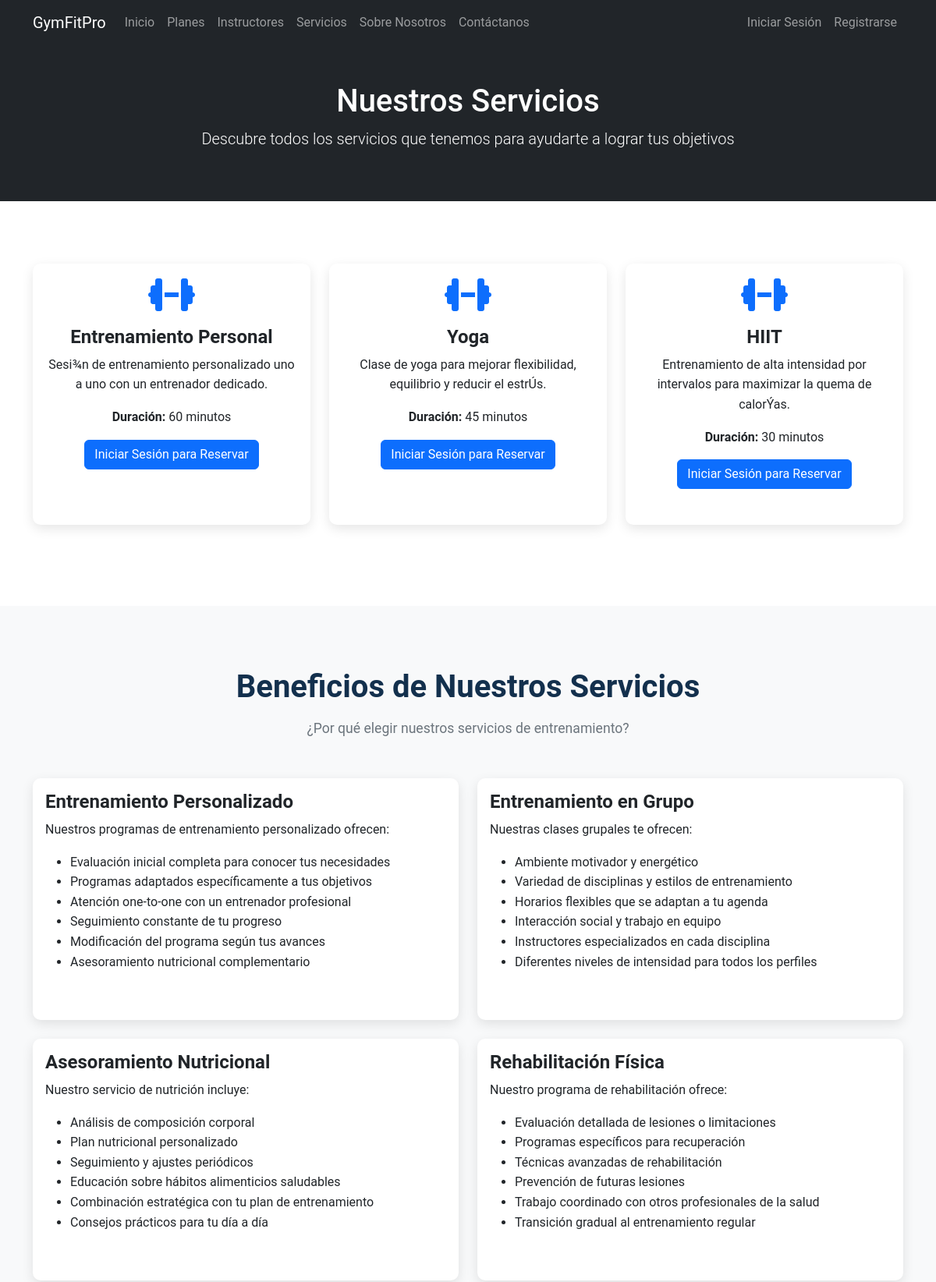
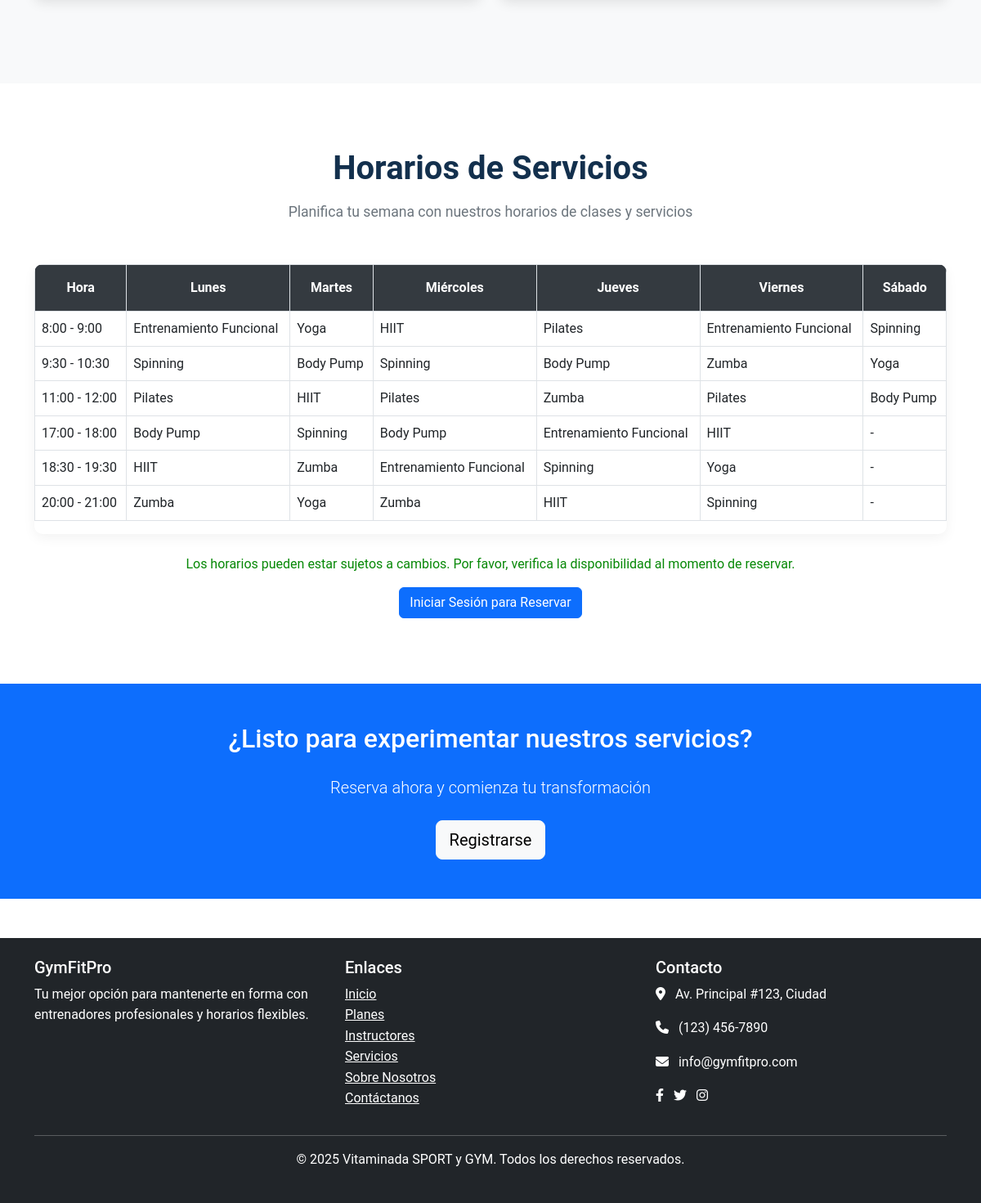
Page /servicios.php on the committed database (2 pictures, top to bottom).
### tables this page shows
CREATE TABLE `servicios` (
  `id` int(11) NOT NULL,
  `nombre` varchar(100) NOT NULL,
  `descripcion` text DEFAULT NULL,
  `duracion_minutos` int(11) NOT NULL,
  `estado` tinyint(1) DEFAULT 1
);

### servicios.php (the view, shortened to what this page needs)
<?php include 'includes/header.php'; ?>
<section class="bg-dark text-white py-5">
    <div class="container text-center">
        <h1>Nuestros Servicios</h1>
        <p class="lead">Descubre todos los servicios que tenemos para ayudarte a lograr tus objetivos</p>
    </div>
</section>
<section class="section-padding">
    <div class="container">
        <div class="row">
            <?php
            $conn = connectDB();
            $query = "SELECT * FROM servicios WHERE estado = 1";
            $result = $conn->query($query);
            if ($result->num_rows > 0) {
                while ($servicio = $result->fetch_assoc()) {
            ?>
                <div class="col-md-4 mb-4">
                    <div class="card h-100">
                        <div class="card-body text-center">
                            <i class="fas fa-dumbbell fa-3x mb-3 text-primary"></i>
                            <h4 class="card-title"><?php echo $servicio['nombre']; ?></h4>
                            <p class="card-text"><?php echo $servicio['descripcion']; ?></p>
                            <p><strong>Duración:</strong> <?php echo $servicio['duracion_minutos']; ?> minutos</p>
                            <?php if(isset($_SESSION['user_id'])): ?>
                                <a href="cliente/reservar_servicio.php?id=<?php echo $servicio['id']; ?>" class="btn btn-primary">Reservar Ahora</a>
                            <?php else: ?>
                                <a href="auth/login.php" class="btn btn-primary">Iniciar Sesión para Reservar</a>
                            <?php endif; ?>
                        </div>
                    </div>
                </div>
            <?php
                }
            } else {
            ?>
                <div class="col-12 text-center">
                    <p>No hay servicios disponibles en este momento.</p>
                </div>
            <?php
            }
            ?>
        </div>
    </div>
</section>
<section class="section-padding bg-light">
    <div class="container">
        <div class="section-title">
            <h2>Beneficios de Nuestros Servicios</h2>
            <p>¿Por qué elegir nuestros servicios de entrenamiento?</p>
        </div>
        <div class="row">
            <div class="col-md-6 mb-4">
                <div class="card h-100">
                    <div class="card-body">
                        <h4 class="card-title">Entrenamiento Personalizado</h4>
                        <p class="card-text">Nuestros programas de entrenamiento personalizado ofrecen:</p>
                        <ul>
                            <li>Evaluación inicial completa para conocer tus necesidades</li>
                            <li>Programas adaptados específicamente a tus objetivos</li>
                            <li>Atención one-to-one con un entrenador profesional</li>
                            <li>Seguimiento constante de tu progreso</li>
                            <li>Modificación del programa según tus avances</li>
                            <li>Asesoramiento nutricional complementario</li>
                        </ul>
                    </div>
                </div>
            </div>
            <div class="col-md-6 mb-4">
                <div class="card h-100">
                    <div class="card-body">
                        <h4 class="card-title">Entrenamiento en Grupo</h4>
                        <p class="card-text">Nuestras clases grupales te ofrecen:</p>
                        <ul>
                            <li>Ambiente motivador y energético</li>
                            <li>Variedad de disciplinas y estilos de entrenamiento</li>
                            <li>Horarios flexibles que se adaptan a tu agenda</li>
                            <li>Interacción social y trabajo en equipo</li>
                            <li>Instructores especializados en cada disciplina</li>
                            <li>Diferentes niveles de intensidad para todos los perfiles</li>
                        </ul>
                    </div>
                </div>
            </div>
            <div class="col-md-6 mb-4">
                <div class="card h-100">
                    <div class="card-body">
                        <h4 class="card-title">Asesoramiento Nutricional</h4>
                        <p class="card-text">Nuestro servicio de nutrición incluye:</p>
                        <ul>
                            <li>Análisis de composición corporal</li>
                            <li>Plan nutricional personalizado</li>
                            <li>Seguimiento y ajustes periódicos</li>
                            <li>Educación sobre hábitos alimenticios saludables</li>
                            <li>Combinación estratégica con tu plan de entrenamiento</li>
                            <li>Consejos prácticos para tu día a día</li>
                        </ul>
                    </div>
                </div>
            </div>
            <div class="col-md-6 mb-4">
                <div class="card h-100">
                    <div class="card-body">
                        <h4 class="card-title">Rehabilitación Física</h4>
                        <p class="card-text">Nuestro programa de rehabilitación ofrece:</p>
                        <ul>
                            <li>Evaluación detallada de lesiones o limitaciones</li>
                            <li>Programas específicos para recuperación</li>
                            <li>Técnicas avanzadas de rehabilitación</li>
                            <li>Prevención de futuras lesiones</li>
                            <li>Trabajo coordinado con otros profesionales de la salud</li>
                            <li>Transición gradual al entrenamiento regular</li>
                        </ul>
                    </div>
                </div>
            </div>
        </div>
    </div>
</section>
<section class="section-padding">
    <div class="container">
        <div class="section-title">
            <h2>Horarios de Servicios</h2>
            <p>Planifica tu semana con nuestros horarios de clases y servicios</p>
        </div>
        <div class="schedule-table">
            <table class="table table-bordered">
                <thead>
                    <tr>
                        <th>Hora</th>
                        <th>Lunes</th>
                        <th>Martes</th>
                        <th>Miércoles</th>
                        <th>Jueves</th>
                        <th>Viernes</th>
                        <th>Sábado</th>
                    </tr>
                </thead>
                <tbody>
                    <tr>
                        <td>8:00 - 9:00</td>
                        <td>Entrenamiento Funcional</td>
                        <td>Yoga</td>
                        <td>HIIT</td>
                        <td>Pilates</td>
                        <td>Entrenamiento Funcional</td>
                        <td>Spinning</td>
                    </tr>
                    <tr>
                        <td>9:30 - 10:30</td>
                        <td>Spinning</td>
                        <td>Body Pump</td>
                        <td>Spinning</td>
                        <td>Body Pump</td>
                        <td>Zumba</td>
                        <td>Yoga</td>
                    </tr>
                    <tr>
                        <td>11:00 - 12:00</td>
                        <td>Pilates</td>
                        <td>HIIT</td>
                        <td>Pilates</td>
                        <td>Zumba</td>
                        <td>Pilates</td>
                        <td>Body Pump</td>
                    </tr>
                    <tr>
                        <td>17:00 - 18:00</td>
                        <td>Body Pump</td>
                        <td>Spinning</td>
                        <td>Body Pump</td>
                        <td>Entrenamiento Funcional</td>
                        <td>HIIT</td>
                        <td>-</td>
                    </tr>
                    <tr>
                        <td>18:30 - 19:30</td>
                        <td>HIIT</td>
                        <td>Zumba</td>
                        <td>Entrenamiento Funcional</td>
                        <td>Spinning</td>
                        <td>Yoga</td>
                        <td>-</td>
                    </tr>
                    <tr>
                        <td>20:00 - 21:00</td>
                        <td>Zumba</td>
                        <td>Yoga</td>
                        <td>Zumba</td>
                        <td>HIIT</td>
                        <td>Spinning</td>
                        <td>-</td>
                    </tr>
                </tbody>
            </table>
        </div>
        <div class="text-center mt-4">
            <p>Los horarios pueden estar sujetos a cambios. Por favor, verifica la disponibilidad al momento de reservar.</p>
            <?php if(isset($_SESSION['user_id'])): ?>
                <a href="cliente/reservas.php" class="btn btn-primary">Reservar un Servicio</a>
            <?php else: ?>
                <a href="auth/login.php" class="btn btn-primary">Iniciar Sesión para Reservar</a>
            <?php endif; ?>
        </div>
    </div>
</section>
<section class="bg-primary text-white py-5">
    <div class="container text-center">
        <h2 class="mb-4">¿Listo para experimentar nuestros servicios?</h2>
        <p class="lead mb-4">Reserva ahora y comienza tu transformación</p>
        <?php if(isset($_SESSION['user_id'])): ?>
            <a href="cliente/reservas.php" class="btn btn-light btn-lg">Reservar Ahora</a>
        <?php else: ?>
            <a href="auth/register.php" class="btn btn-light btn-lg">Registrarse</a>
        <?php endif; ?>
    </div>
</section>
<?php include 'includes/footer.php'; ?>

### includes/header.php (shortened to what this page needs)
<!DOCTYPE html>
<html lang="es">
<head>
    <link href="https://cdn.jsdelivr.net/npm/bootstrap@5.3.0/dist/css/bootstrap.min.css" rel="stylesheet">
    <link rel="stylesheet" href="https://cdnjs.cloudflare.com/ajax/libs/font-awesome/6.4.0/css/all.min.css">
    <link rel="stylesheet" href="/gimnasio/assets/css/style.css">
</head>
<body>
    <nav class="navbar navbar-expand-lg navbar-dark bg-dark">
        <div class="container">
            <a class="navbar-brand" href="/gimnasio/index.php">GymFitPro</a>
            <div class="collapse navbar-collapse" id="navbarNav">
                <ul class="navbar-nav me-auto">
                    <li class="nav-item">
                        <a class="nav-link" href="/gimnasio/index.php">Inicio</a>
                    </li>
                    <li class="nav-item">
                        <a class="nav-link" href="/gimnasio/planes.php">Planes</a>
                    </li>
                    <li class="nav-item">
                        <a class="nav-link" href="/gimnasio/instructores.php">Instructores</a>
                    </li>
                    <li class="nav-item">
                        <a class="nav-link" href="/gimnasio/servicios.php">Servicios</a>
                    </li>
                    <li class="nav-item">
                        <a class="nav-link" href="/gimnasio/sobre-nosotros.php">Sobre Nosotros</a>
                    </li>
                    <li class="nav-item">
                        <a class="nav-link" href="/gimnasio/contacto.php">Contáctanos</a>
                    </li>
                </ul>
                <ul class="navbar-nav">
                    <?php if(isset($_SESSION['user_id'])): ?>
                        <li class="nav-item dropdown">
                            <a class="nav-link dropdown-toggle" href="#" id="navbarDropdown" role="button" data-bs-toggle="dropdown" aria-expanded="false">
                                <i class="fas fa-user-circle me-1"></i><?php echo $_SESSION['user_name']; ?>
                            </a>
                            <ul class="dropdown-menu dropdown-menu-end" aria-labelledby="navbarDropdown">
                                <?php if($_SESSION['user_role'] == 1): ?>
                                    <li><a class="dropdown-item" href="/gimnasio/admin/dashboard.php">Panel de Administración</a></li>
                                <?php elseif($_SESSION['user_role'] == 2): ?>
                                    <li><a class="dropdown-item" href="/gimnasio/entrenador/dashboard.php">Panel de Entrenador</a></li>
                                <?php else: ?>
                                    <li><a class="dropdown-item" href="/gimnasio/cliente/dashboard.php">Mi Perfil</a></li>
                                <?php endif; ?>
                                <li><a class="dropdown-item" href="/gimnasio/cliente/reservas.php">Mis Reservas</a></li>
                                <li><hr class="dropdown-divider"></li>
                                <li><a class="dropdown-item" href="/gimnasio/auth/logout.php">Cerrar Sesión</a></li>
                            </ul>
                        </li>
                    <?php else: ?>
                        <li class="nav-item">
                            <a class="nav-link" href="/gimnasio/auth/login.php">Iniciar Sesión</a>
                        </li>
                        <li class="nav-item">
                            <a class="nav-link" href="/gimnasio/auth/register.php">Registrarse</a>
                        </li>
                    <?php endif; ?>
                </ul>
            </div>
        </div>
    </nav>

### includes/footer.php (shortened to what this page needs)
    <footer class="bg-dark text-white py-4 mt-5">
        <div class="container">
            <div class="row">
                <div class="col-md-4">
                    <h5>GymFitPro</h5>
                    <p>Tu mejor opción para mantenerte en forma con entrenadores profesionales y horarios flexibles.</p>
                </div>
                <div class="col-md-4">
                    <h5>Enlaces</h5>
                    <ul class="list-unstyled">
                        <li><a href="/gimnasio/index.php" class="text-white">Inicio</a></li>
                        <li><a href="/gimnasio/planes.php" class="text-white">Planes</a></li>
                        <li><a href="/gimnasio/instructores.php" class="text-white">Instructores</a></li>
                        <li><a href="/gimnasio/servicios.php" class="text-white">Servicios</a></li>
                        <li><a href="/gimnasio/sobre-nosotros.php" class="text-white">Sobre Nosotros</a></li>
                        <li><a href="/gimnasio/contacto.php" class="text-white">Contáctanos</a></li>
                    </ul>
                </div>
                <div class="col-md-4">
                    <h5>Contacto</h5>
                    <address>
                        <p><i class="fas fa-map-marker-alt me-2"></i> Av. Principal #123, Ciudad</p>
                        <p><i class="fas fa-phone me-2"></i> (123) 456-7890</p>
                        <p><i class="fas fa-envelope me-2"></i> info@gymfitpro.com</p>
                    </address>
                    <div class="social-icons">
                        <a href="#" class="text-white me-2"><i class="fab fa-facebook-f"></i></a>
                        <a href="#" class="text-white me-2"><i class="fab fa-twitter"></i></a>
                        <a href="#" class="text-white me-2"><i class="fab fa-instagram"></i></a>
                    </div>
                </div>
            </div>
            <hr>
            <div class="text-center">
                <p>&copy; <?php echo date('Y'); ?> Vitaminada SPORT y GYM. Todos los derechos reservados.</p>
            </div>
        </div>
    </footer>
</body>
</html>

### assets/css/style.css (style rules this page uses)
body { font-family: 'Roboto', sans-serif; color: rgb(6, 136, 6); line-height: 1.6; }
.section-padding { padding: 80px 0; }
.section-title { margin-bottom: 50px; text-align: center; }
.section-title h2 { font-size: 2.5rem; font-weight: 700; position: relative; margin-bottom: 15px; color: #13304d; }
.section-title p { font-size: 1.1rem; color: #6c757d; }
.card { transition: transform 0.3s ease, box-shadow 0.3s ease; margin-bottom: 30px; border: none; border-radius: 10px; overflow: hidden; box-shadow: 0 5px 15px rgba(0, 0, 0, 0.1); }
.card-title { font-weight: 600; }
.schedule-table { background: white; border-radius: 10px; overflow: hidden; box-shadow: 0 5px 15px rgba(0, 0, 0, 0.05); }
.schedule-table th { background: #343a40; color: white; text-align: center; padding: 15px; }

### rows in the picture
servicios: nombre "Entrenamiento Personal", descripcion "Sesi¾n de entrenamiento personalizado uno a uno con un entrenador dedicado.", duracion_minutos "60"
servicios: nombre "Yoga", descripcion "Clase de yoga para mejorar flexibilidad, equilibrio y reducir el estrÚs.", duracion_minutos "45"
servicios: nombre "HIIT", descripcion "Entrenamiento de alta intensidad por intervalos para maximizar la quema de calorÝas.", duracion_minutos "30"
